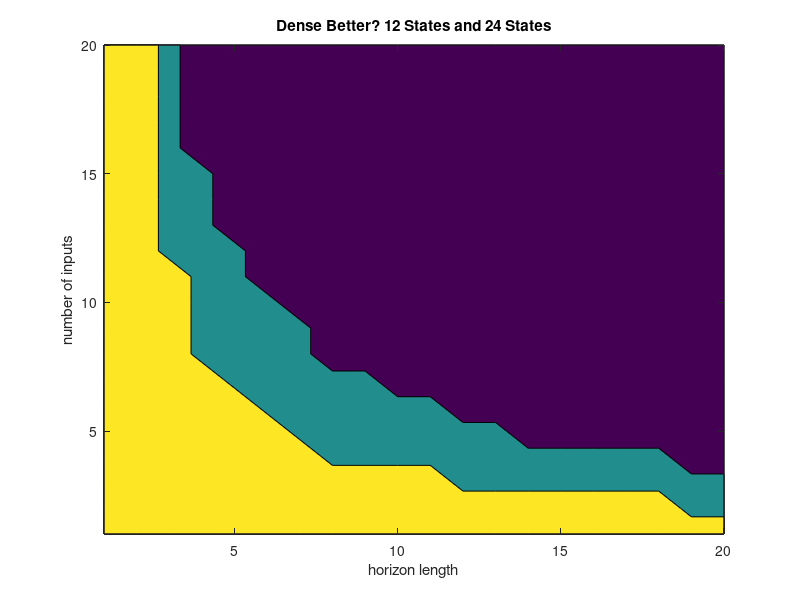

This figure's MATLAB source: (Note: this script raises an error after producing the figure.)
cheetah_dense = (9^3)*(12^3)
cheetah_sparse = 9 * (24^3)


[horizon, inputs] = meshgrid(1:20,1:20);
dense = (inputs.*horizon).^3;
sparse_12 = horizon.*(inputs + 12).^3;
sparse_24 = horizon.*(inputs + 24).^3;
ratio = dense./sparse_12;
ratio_24 = dense./sparse_24;
dense_better = ratio < 1;
dense_better_24 = ratio_24 < 1;
contourf(double(dense_better + dense_better_24),2);
title('Dense Better? 12 States and 24 States');
xlabel('horizon length');
ylabel('number of inputs');

set(gcf,'color','w');

export_fig 'problemsize1.eps'